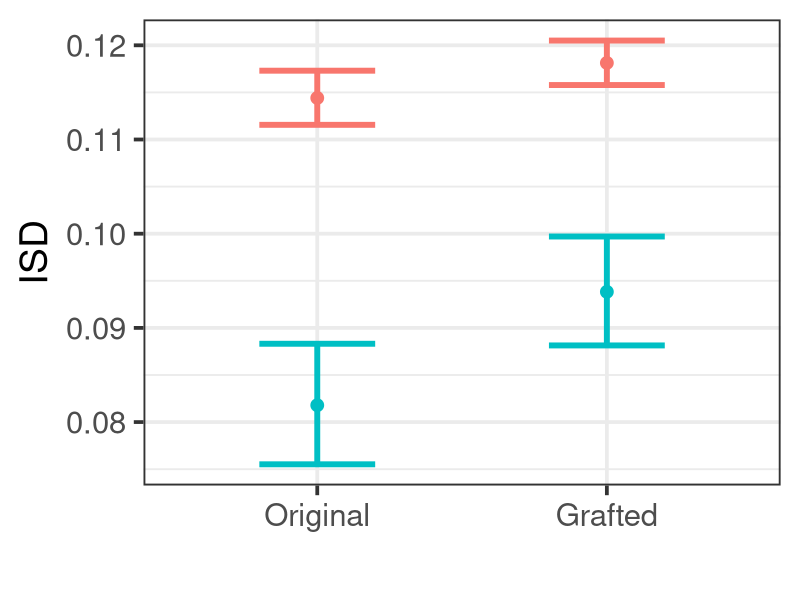
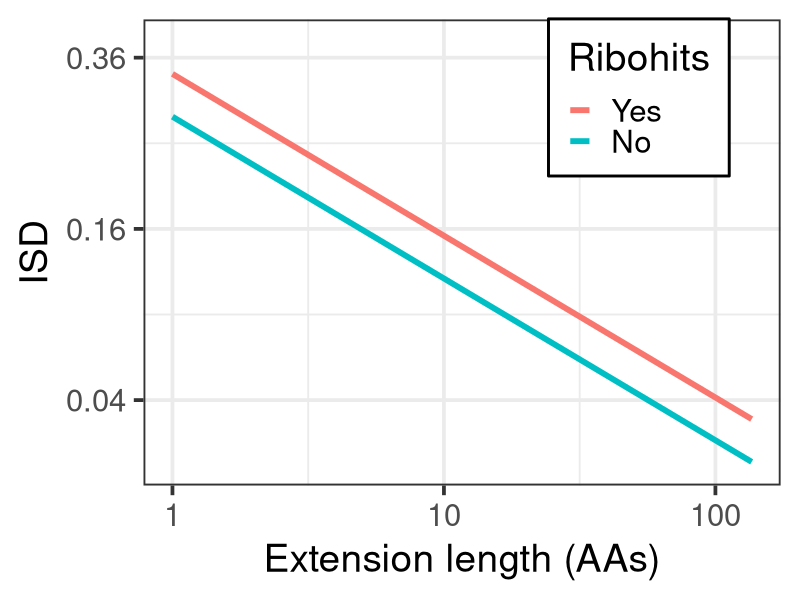
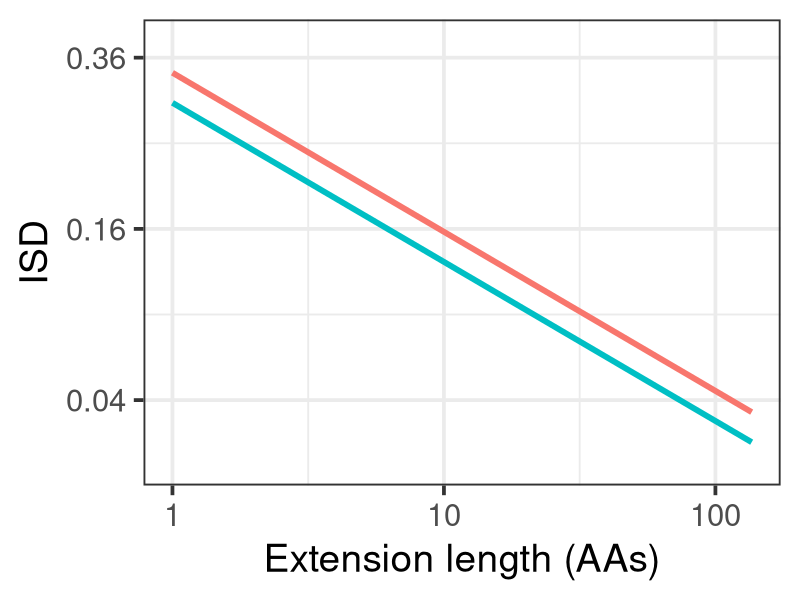

Reproduce these figures in R, in order.
# Figure 3 code.

# Load ribohits data.
ribohits.data <- read.table("Data/ribohits_data_7-8-19.tsv", header = T, sep = "\t", stringsAsFactors = F)

# Load packages.
library(tidyverse)
library(Hmisc)

# Turning ribohits into a factor.
ribohits.data$Ribohits.factor <- ifelse(ribohits.data$Ribohits.Binary == 1, "Yes", "No")
ribohits.data$Ribohits.factor <- factor(ribohits.data$Ribohits.factor, levels = c("Yes", "No"))

# Transforming ISD in frame.
ribohits.data$ISD.0.sqrt <- sqrt(ribohits.data$ISD.0.iupred2)

# Gather into ISD groups.
ribo.isd <-
  ribohits.data[ribohits.data$Fragile == 0,] %>%
  gather("ISD.0.sqrt", "ISD.grafted.sqrt", key = "Grafting", value = "ISD")

isd.data.weighted <- dplyr::group_by(ribo.isd, Grafting, Ribohits.factor) %>%
  dplyr::summarise(ISD.mean = wtd.mean(ISD, weights = Length.0, na.rm = T),
            ISD.sd = sqrt(wtd.var(ISD, weights = Length.0, na.rm = T)),
            ISD.N = length(ISD[!is.na(ISD)]),
            ISD.se = ISD.sd / sqrt(ISD.N))
isd.data.weighted$Grafting <- c("Original", "Original", "Grafted", "Grafted")
isd.data.weighted$Grafting <- factor(isd.data.weighted$Grafting, levels = c("Original", "Grafted"))
names(isd.data.weighted)[2] <- "Ribohits"

# Making figure 3 part A.
png(filename = "Scripts/Figures/ISD_0_g_weighted_7-8-19.png", width = 400, height = 400)
ggplot(data = isd.data.weighted,
       aes(x = Grafting,
           y = ISD.mean ^ 2,
           color = Ribohits)
) +
  geom_point(size = 4) +
  geom_errorbar(aes(ymin = (ISD.mean - ISD.se)^2, ymax = (ISD.mean + ISD.se)^2), width = 0.4, size = 2) +
  xlab("") +
  ylab("ISD") +
  #scale_y_continuous(limits = c(0.075, 0.205)) +
  theme_bw(base_size = 28) +
  theme(legend.position = "none")
dev.off()

# Making figure 3 part B.
names(ribohits.data)[17] <- "Ribohits"
isd.0.lm <- lm(data = ribohits.data[ribohits.data$Fragile == 0,],
               formula = ISD.0.sqrt ~ Ribohits.Binary + log(Length.0),
               weights = Length.0)
isd.g.lm <- lm(data = ribohits.data[ribohits.data$Fragile == 0,],
               formula = ISD.grafted.sqrt ~ Ribohits.Binary + log(Length.0),
               weights = Length.0)

png(filename = "Scripts/Figures/ISD0_Length0_ribo_7-8-19.png", height = 400, width = 400)
ggplot(data = ribohits.data[ribohits.data$Fragile == 0,],
       aes(x = log(Length.0),
           y = sqrt(ISD.0.iupred2),
           color = Ribohits)) +
  stat_function(fun = function(x)0.53108-0.08208*x, geom = "line", aes(color = "No"), size = 2) +
  stat_function(fun = function(x)0.53108-0.08208*x+0.04996, geom = "line", aes(color = "Yes"), size = 2) +
  xlab("Extension length (AAs)") +
  ylab("ISD") +
  scale_x_continuous(breaks = log(c(1, 10, 100)),
                     labels = c(1, 10, 100)) +
  scale_y_continuous(breaks = sqrt(c(0.04, 0.16, 0.36)),
                     labels = c(0.04, 0.16, 0.36),
                     limits = c(0.125, 0.62)) +
  theme_bw(base_size = 28) +
  scale_color_manual(limits = c("Yes", "No"), values = c("#F8766D", "#00BFC4")) +
  theme(legend.position = c(0.7775, 0.8325),
        legend.background = element_rect(fill = "white", size = 1, linetype = "solid", color = "black"))
dev.off()

png(filename = "Scripts/Figures/ISDg_Length0_ribo_7-8-19.png", height = 400, width = 400)
ggplot(data = ribohits.data[ribohits.data$Fragile == 0,],
       aes(x = log(Length.0),
           y = ISD.grafted.sqrt,
           color = Ribohits)) +
  stat_function(fun = function(x)0.547272-0.080698*x, geom = "line", aes(color = "No"), size = 2) +
  stat_function(fun = function(x)0.547272-0.080698*x+0.035126, geom = "line", aes(color = "Yes"), size = 2) +
  xlab("Extension length (AAs)") +
  ylab("ISD") +
  scale_x_continuous(breaks = log(c(1, 10, 100)),
                     labels = c(1, 10, 100)) +
  scale_y_continuous(breaks = sqrt(c(0.04, 0.16, 0.36)),
                     labels = c(0.04, 0.16, 0.36),
                     limits = c(0.125, 0.62)) +
  theme_bw(base_size = 28) +
  scale_color_manual(limits = c("Yes", "No"), values = c("#F8766D", "#00BFC4")) +
  theme(legend.position = "none")
dev.off()
